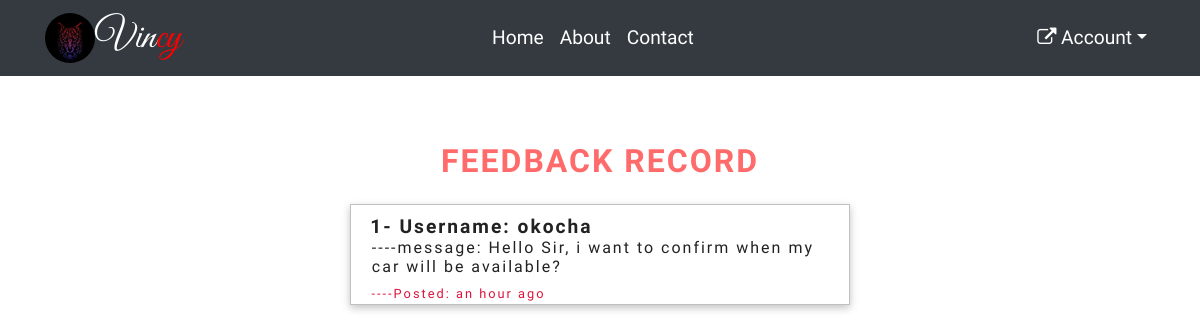
The page /feedback/ on the database its author committed.
### vehicle/models.py (models this page shows, shortened)
class Feedback(models.Model):
    username = models.CharField(max_length=40)
    message = models.CharField(max_length=500)
    date = models.DateTimeField(default=timezone.now, blank=True)
    class Meta:
        verbose_name_plural = "Feedback"

### vehicle/views.py (the view)
# urls.py: path("feedback/", views.admin_feedback, name='admin_feedback'),
def admin_feedback(request):
    feedback = Feedback.objects.all().order_by('-date')
    context = {
        'feedback': feedback
    }
    return render(request, "admin/feedback.html", context)

### templates/admin/feedback.html
{% extends "others/base1.html" %}
{% load static %}
{% load humanize %}
{% block name %}
<div class="status">
    <h5>Feedback Record</h5>
    <div class="status-body">
        {% for instance in feedback %}
        <h1>{{ instance.id }}- Username: {{ instance.username }}</h1>
        <h2>----message: {{ instance.message }}</h2>
        {% if instance.date is None %}
        <p>----Posted: 3 Days ago</p>
        {% else %}
        <p>----Posted: {{ instance.date| naturaltime }}</p>
        {% endif %}
        {% endfor %}
    </div>
</div>
{% endblock%}

### static/css/style.css (style rules this page uses)
body { font-family: "Quicksand", -apple-system, BlinkMacSystemFont, "Segoe UI", Roboto, "Helvetica Neue", Arial, "Noto Sans", sans-serif, "Apple Color Emoji", "Segoe UI Emoji", "Segoe UI Symbol", "Noto Color Emoji"; background-color: #fff; position: relative; }
body:before { content: ""; position: absolute; top: 0; left: 0; right: 0; bottom: 0; background: rgba(0, 0, 0, 0.5); -webkit-transition: .3s all ease; -o-transition: .3s all ease; transition: .3s all ease; opacity: 0; visibility: hidden; z-index: 1; }
p { color: #b3b3b3; font-weight: 300; }
h1, h2, h3, h4, h5, h6, .h1, .h2, .h3, .h4, .h5, .h6 { font-family: "Quicksand", -apple-system, BlinkMacSystemFont, "Segoe UI", Roboto, "Helvetica Neue", Arial, "Noto Sans", sans-serif, "Apple Color Emoji", "Segoe UI Emoji", "Segoe UI Symbol", "Noto Color Emoji"; }

### static/main.css (style rules this page uses)
html, body { overflow-x: hidden; }
@media (min-width: 992px) { p { margin-bottom: 0; } }

### static/style.css (style rules this page uses)
.status { max-width: 500px; width: 90vw; margin: 0 auto; margin-bottom: 10%; }
.status h5 { margin-top: 10%; font-size: 2rem; padding: 0.5em 1em; text-align: center; text-transform: uppercase; font-family: 'Rajdhani', sans-serif; color: rgb(255, 107, 107); font-weight: 600; letter-spacing: 0.125rem; }
.status-body { border-top: 1px solid silver; border-left: 1px solid silver; border-right: 1px solid silver; box-shadow: rgba(0, 0, 0, 0.24) 0px 3px 8px; }
.status-body h1, .person-body h1 { text-align: left; font-size: 1.2rem; padding: 0.5em 1em 0 1em; font-family: 'Rajdhani', sans-serif; color: #222; font-weight: 900; letter-spacing: 0.125rem; margin-bottom: 0; }
.status-body h2, .person-body h2 { text-align: left; font-size: 1rem; padding: 0em 1em 0 1.3em; font-family: 'Rajdhani', sans-serif; color: #222; font-weight: 300; letter-spacing: 0.125rem; }
.status-body p, .person-child p a { text-align: left; font-size: 0.8rem; padding: 0em 1em 0 1.6em; font-family: 'Rajdhani', sans-serif; color: crimson; font-weight: 100; letter-spacing: 0.125rem; border-bottom: 1px solid silver; }

### rows shown on the page
Feedback: id "1", username "okocha", message "Hello Sir, i want to confirm when my car will be available?", date "an hour ago"
